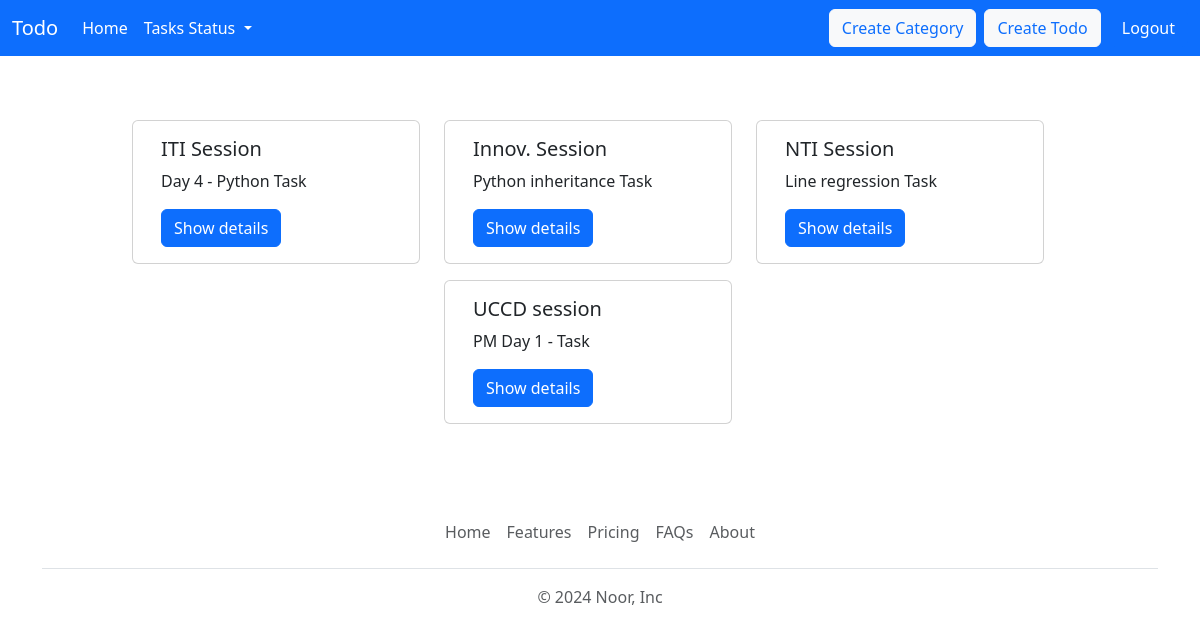
The page /tasks/session (signed in) on the database its author committed.
### main/models.py (models this page shows, shortened)
class Task(models.Model):
    CHOICES = [
        ('PENDING', 'PENDING'),
        ('IN PROGRESS', 'IN PROGRESS'),
        ('COMPLETED', 'COMPLETED'),
    ]
    title = models.CharField(max_length=150)
    description = models.TextField(null=True)
    status = models.CharField(max_length=15, choices=CHOICES)
    start_date = models.DateTimeField()
    end_date = models.DateTimeField()
    category = models.ForeignKey(Category, on_delete=models.CASCADE)
    user = models.ForeignKey(User, on_delete=models.CASCADE)

### main/views.py (the view)
# urls.py: path('tasks/<name>', show_tasks, name="tasks"),
def show_tasks(request, name):
    if request.user.is_authenticated:
        id = Category.objects.get(name=name, user=request.user.id).id
        tasks = Task.objects.filter(category=id, user=request.user.id)
        tasks_list = []
        tmp = []
        cnt = 0
        for task in tasks:
            tmp.append(task)
            cnt += 1
            if cnt % 3 == 0:
                tasks_list.append(tmp)
                tmp = []
        if tmp: tasks_list.append(tmp)
        context = {
            'tasks' : tasks_list,
        }
        return render(request, 'main/tasks.html', context)
    return redirect('login')

### main/models.py (called while the page is built)
    def __str__(self):
        return self.name

### main/templates/main/tasks.html
{% extends "main/baseLogged.html" %}
{% block content %}
    <div class="container d-flex flex-column justify-content-end align-items-center pt-5 pb-5">
        {% for task_list in tasks %}
            <div class="row d-flex justify-content-between mt-3">
                {% for task in task_list %}
                    <div class="card col-3 me-4" style="width: 18rem;">
                        <div class="card-body">
                        <h5 class="card-title">{{task.title}}</h5>
                        <p class="card-text">{{task.description}}</p>
                        <a href="{% url 'details' task.category task.id %}" class="btn btn-primary">Show details</a>
                        </div>
                    </div>
                {% endfor %}
            </div>
            {% empty %}
                    <h2>No Task Here, add a new one!</h2>
        {% endfor %}
    </div>
{% endblock content %}

### rows shown on the page
Task: title "ITI Session", description "Day 4 - Python Task"
Task: title "Innov. Session", description "Python inheritance Task"
Task: title "NTI Session", description "Line regression Task"
Task: title "UCCD session", description "PM Day 1 - Task"
